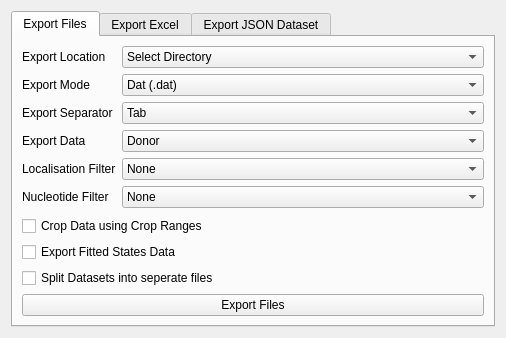
<?xml version="1.0" encoding="UTF-8"?>
<ui version="4.0">
 <class>Form</class>
 <widget class="QWidget" name="Form">
  <property name="geometry">
   <rect>
    <x>0</x>
    <y>0</y>
    <width>506</width>
    <height>292</height>
   </rect>
  </property>
  <property name="sizePolicy">
   <sizepolicy hsizetype="Preferred" vsizetype="MinimumExpanding">
    <horstretch>0</horstretch>
    <verstretch>0</verstretch>
   </sizepolicy>
  </property>
  <property name="windowTitle">
   <string>Form</string>
  </property>
  <layout class="QVBoxLayout" name="verticalLayout">
   <item>
    <widget class="QTabWidget" name="tabWidget">
     <property name="currentIndex">
      <number>0</number>
     </property>
     <widget class="QWidget" name="tab">
      <attribute name="title">
       <string>Export Files</string>
      </attribute>
      <layout class="QVBoxLayout" name="verticalLayout_2">
       <item>
        <layout class="QFormLayout" name="formLayout">
         <item row="0" column="0">
          <widget class="QLabel" name="label_2">
           <property name="text">
            <string>Export Location</string>
           </property>
          </widget>
         </item>
         <item row="0" column="1">
          <widget class="QComboBox" name="export_location">
           <item>
            <property name="text">
             <string>Select Directory</string>
            </property>
           </item>
           <item>
            <property name="text">
             <string>Import Directory</string>
            </property>
           </item>
          </widget>
         </item>
         <item row="1" column="0">
          <widget class="QLabel" name="label">
           <property name="text">
            <string>Export Mode</string>
           </property>
          </widget>
         </item>
         <item row="1" column="1">
          <widget class="QComboBox" name="export_mode">
           <item>
            <property name="text">
             <string>Dat (.dat)</string>
            </property>
           </item>
           <item>
            <property name="text">
             <string>Text (.txt)</string>
            </property>
           </item>
           <item>
            <property name="text">
             <string>CSV (.csv)</string>
            </property>
           </item>
          </widget>
         </item>
         <item row="3" column="0">
          <widget class="QLabel" name="export_data_selection_label">
           <property name="text">
            <string>Export Data</string>
           </property>
          </widget>
         </item>
         <item row="3" column="1">
          <widget class="QComboBox" name="export_data_selection">
           <item>
            <property name="text">
             <string>Donor</string>
            </property>
           </item>
           <item>
            <property name="text">
             <string>Acceptor</string>
            </property>
           </item>
           <item>
            <property name="text">
             <string>FRET Data</string>
            </property>
           </item>
           <item>
            <property name="text">
             <string>FRET Efficiency</string>
            </property>
           </item>
           <item>
            <property name="text">
             <string>FRET Data + FRET Efficiency</string>
            </property>
           </item>
           <item>
            <property name="text">
             <string>ALEX Data</string>
            </property>
           </item>
           <item>
            <property name="text">
             <string>ALEX Efficiency</string>
            </property>
           </item>
           <item>
            <property name="text">
             <string>ALEX Data + ALEX Efficiency</string>
            </property>
           </item>
          </widget>
         </item>
         <item row="4" column="0">
          <widget class="QLabel" name="export_user_filter_label">
           <property name="text">
            <string>Localisation Filter</string>
           </property>
          </widget>
         </item>
         <item row="4" column="1">
          <widget class="QComboBox" name="export_user_filter">
           <item>
            <property name="text">
             <string>None</string>
            </property>
           </item>
           <item>
            <property name="text">
             <string>0</string>
            </property>
           </item>
           <item>
            <property name="text">
             <string>1</string>
            </property>
           </item>
           <item>
            <property name="text">
             <string>2</string>
            </property>
           </item>
           <item>
            <property name="text">
             <string>3</string>
            </property>
           </item>
           <item>
            <property name="text">
             <string>4</string>
            </property>
           </item>
           <item>
            <property name="text">
             <string>5</string>
            </property>
           </item>
           <item>
            <property name="text">
             <string>6</string>
            </property>
           </item>
           <item>
            <property name="text">
             <string>7</string>
            </property>
           </item>
           <item>
            <property name="text">
             <string>8</string>
            </property>
           </item>
           <item>
            <property name="text">
             <string>9</string>
            </property>
           </item>
          </widget>
         </item>
         <item row="5" column="0">
          <widget class="QLabel" name="export_nucleotide_filter_label">
           <property name="text">
            <string>Nucleotide Filter</string>
           </property>
          </widget>
         </item>
         <item row="5" column="1">
          <widget class="QComboBox" name="export_nucleotide_filter">
           <item>
            <property name="text">
             <string>None</string>
            </property>
           </item>
           <item>
            <property name="text">
             <string>A</string>
            </property>
           </item>
           <item>
            <property name="text">
             <string>T</string>
            </property>
           </item>
           <item>
            <property name="text">
             <string>C</string>
            </property>
           </item>
           <item>
            <property name="text">
             <string>G</string>
            </property>
           </item>
          </widget>
         </item>
         <item row="2" column="0">
          <widget class="QLabel" name="label_9">
           <property name="text">
            <string>Export Separator</string>
           </property>
          </widget>
         </item>
         <item row="2" column="1">
          <widget class="QComboBox" name="export_separator">
           <item>
            <property name="text">
             <string>Tab</string>
            </property>
           </item>
           <item>
            <property name="text">
             <string>Comma</string>
            </property>
           </item>
           <item>
            <property name="text">
             <string>Space</string>
            </property>
           </item>
          </widget>
         </item>
        </layout>
       </item>
       <item>
        <widget class="QCheckBox" name="export_crop_data">
         <property name="text">
          <string>Crop Data using Crop Ranges</string>
         </property>
        </widget>
       </item>
       <item>
        <widget class="QCheckBox" name="export_fitted_states">
         <property name="text">
          <string>Export Fitted States Data</string>
         </property>
        </widget>
       </item>
       <item>
        <widget class="QCheckBox" name="export_split_datasets">
         <property name="text">
          <string>Split Datasets into seperate files</string>
         </property>
        </widget>
       </item>
       <item>
        <widget class="QPushButton" name="export_gapseq">
         <property name="text">
          <string>Export Files</string>
         </property>
        </widget>
       </item>
      </layout>
     </widget>
     <widget class="QWidget" name="tab_3">
      <attribute name="title">
       <string>Export Excel</string>
      </attribute>
      <layout class="QVBoxLayout" name="verticalLayout_4">
       <item>
        <layout class="QFormLayout" name="formLayout_5">
         <item row="0" column="0">
          <widget class="QLabel" name="label_6">
           <property name="text">
            <string>Export Location</string>
           </property>
          </widget>
         </item>
         <item row="0" column="1">
          <widget class="QComboBox" name="excel_export_location">
           <item>
            <property name="text">
             <string>Select Directory</string>
            </property>
           </item>
           <item>
            <property name="text">
             <string>Import Directory</string>
            </property>
           </item>
          </widget>
         </item>
         <item row="1" column="0">
          <widget class="QLabel" name="export_data_selection_label_3">
           <property name="text">
            <string>Export Data</string>
           </property>
          </widget>
         </item>
         <item row="1" column="1">
          <widget class="QComboBox" name="excel_export_data_selection">
           <item>
            <property name="text">
             <string>Donor</string>
            </property>
           </item>
           <item>
            <property name="text">
             <string>Acceptor</string>
            </property>
           </item>
           <item>
            <property name="text">
             <string>FRET Data</string>
            </property>
           </item>
           <item>
            <property name="text">
             <string>FRET Efficiency</string>
            </property>
           </item>
           <item>
            <property name="text">
             <string>FRET Data + FRET Efficiency</string>
            </property>
           </item>
           <item>
            <property name="text">
             <string>ALEX Data</string>
            </property>
           </item>
           <item>
            <property name="text">
             <string>ALEX Efficiency</string>
            </property>
           </item>
           <item>
            <property name="text">
             <string>ALEX Data + ALEX Efficiency</string>
            </property>
           </item>
          </widget>
         </item>
         <item row="2" column="0">
          <widget class="QLabel" name="export_user_filter_label_3">
           <property name="text">
            <string>Localisation Filter</string>
           </property>
          </widget>
         </item>
         <item row="2" column="1">
          <widget class="QComboBox" name="excel_export_user_filter">
           <item>
            <property name="text">
             <string>None</string>
            </property>
           </item>
           <item>
            <property name="text">
             <string>0</string>
            </property>
           </item>
           <item>
            <property name="text">
             <string>1</string>
            </property>
           </item>
           <item>
            <property name="text">
             <string>2</string>
            </property>
           </item>
           <item>
            <property name="text">
             <string>3</string>
            </property>
           </item>
           <item>
            <property name="text">
             <string>4</string>
            </property>
           </item>
           <item>
            <property name="text">
             <string>5</string>
            </property>
           </item>
           <item>
            <property name="text">
             <string>6</string>
            </property>
           </item>
           <item>
            <property name="text">
             <string>7</string>
            </property>
           </item>
           <item>
            <property name="text">
             <string>8</string>
            </property>
           </item>
           <item>
            <property name="text">
             <string>9</string>
            </property>
           </item>
          </widget>
         </item>
         <item row="3" column="0">
          <widget class="QLabel" name="export_nucleotide_filter_label_3">
           <property name="text">
            <string>Nucleotide Filter</string>
           </property>
          </widget>
         </item>
         <item row="3" column="1">
          <widget class="QComboBox" name="excel_export_nucleotide_filter">
           <item>
            <property name="text">
             <string>None</string>
            </property>
           </item>
           <item>
            <property name="text">
             <string>A</string>
            </property>
           </item>
           <item>
            <property name="text">
             <string>T</string>
            </property>
           </item>
           <item>
            <property name="text">
             <string>C</string>
            </property>
           </item>
           <item>
            <property name="text">
             <string>G</string>
            </property>
           </item>
          </widget>
         </item>
        </layout>
       </item>
       <item>
        <widget class="QCheckBox" name="excel_export_crop_data">
         <property name="text">
          <string>Crop Data using Crop Ranges</string>
         </property>
        </widget>
       </item>
       <item>
        <widget class="QCheckBox" name="excel_export_fitted_states">
         <property name="text">
          <string>Export Fitted States Data</string>
         </property>
        </widget>
       </item>
       <item>
        <widget class="QCheckBox" name="excel_export_split_datasets">
         <property name="text">
          <string>Split Datasets into seperate files</string>
         </property>
        </widget>
       </item>
       <item>
        <widget class="QPushButton" name="export_excel">
         <property name="text">
          <string>Export Excel</string>
         </property>
        </widget>
       </item>
      </layout>
     </widget>
     <widget class="QWidget" name="tab_2">
      <attribute name="title">
       <string>Export JSON Dataset</string>
      </attribute>
      <layout class="QVBoxLayout" name="verticalLayout_3">
       <item>
        <layout class="QFormLayout" name="formLayout_3">
         <item row="0" column="0">
          <widget class="QLabel" name="label_5">
           <property name="text">
            <string>Export Location</string>
           </property>
          </widget>
         </item>
         <item row="0" column="1">
          <widget class="QComboBox" name="json_export_location">
           <item>
            <property name="text">
             <string>Select Directory</string>
            </property>
           </item>
           <item>
            <property name="text">
             <string>Import Directory</string>
            </property>
           </item>
          </widget>
         </item>
        </layout>
       </item>
       <item>
        <widget class="QPushButton" name="export_json">
         <property name="text">
          <string>Export JSON Dataset</string>
         </property>
        </widget>
       </item>
      </layout>
     </widget>
    </widget>
   </item>
  </layout>
 </widget>
 <resources/>
 <connections/>
</ui>
